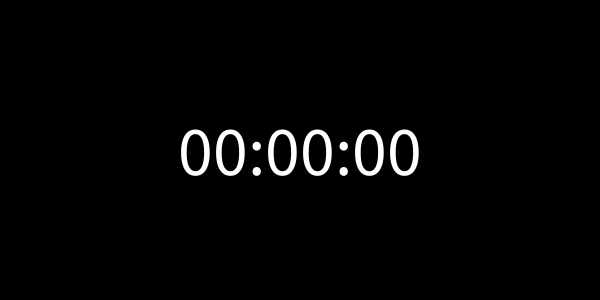
Frame 1 (no input)
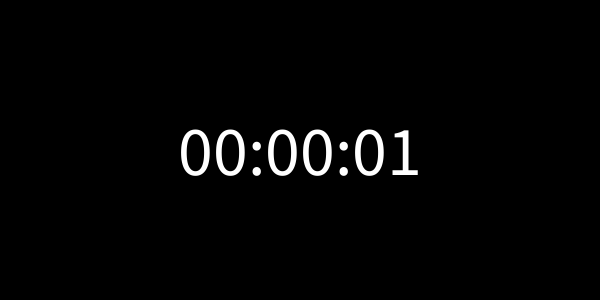
Frame 60 (the mouse pressed at the canvas centre just before this capture)
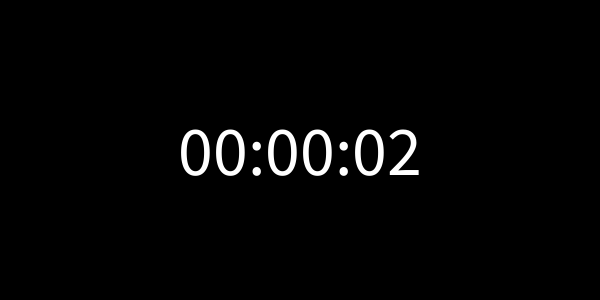
Frame 120 (the mouse held since frame 60 and released just before this capture)

The Processing sketch that drew these frames (run headless with seeded random() and noise(); from frame 60 on, the mouse is pressed at the canvas centre):

// Processing sketch: Digital_Timer
// ── Digital_Timer.pde
int seconds, minutes, hours;

void setup()
{
  size(600, 300);
  fill(255, 255, 255);
  textSize(70);
}

void draw()
{
  background(0);

  seconds = (frameCount / 60) % 60;
  minutes = (frameCount / (60 * 60)) % 60;
  hours = (frameCount/ (60 * 60 * 60));

  println(seconds);
  println(minutes);
  println(hours);

  String message = nf(hours, 2) + ":" + nf(minutes, 2) + ":" + nf(seconds, 2);
  textAlign(CENTER, CENTER);
  text(message, width/2, height/2);
}
